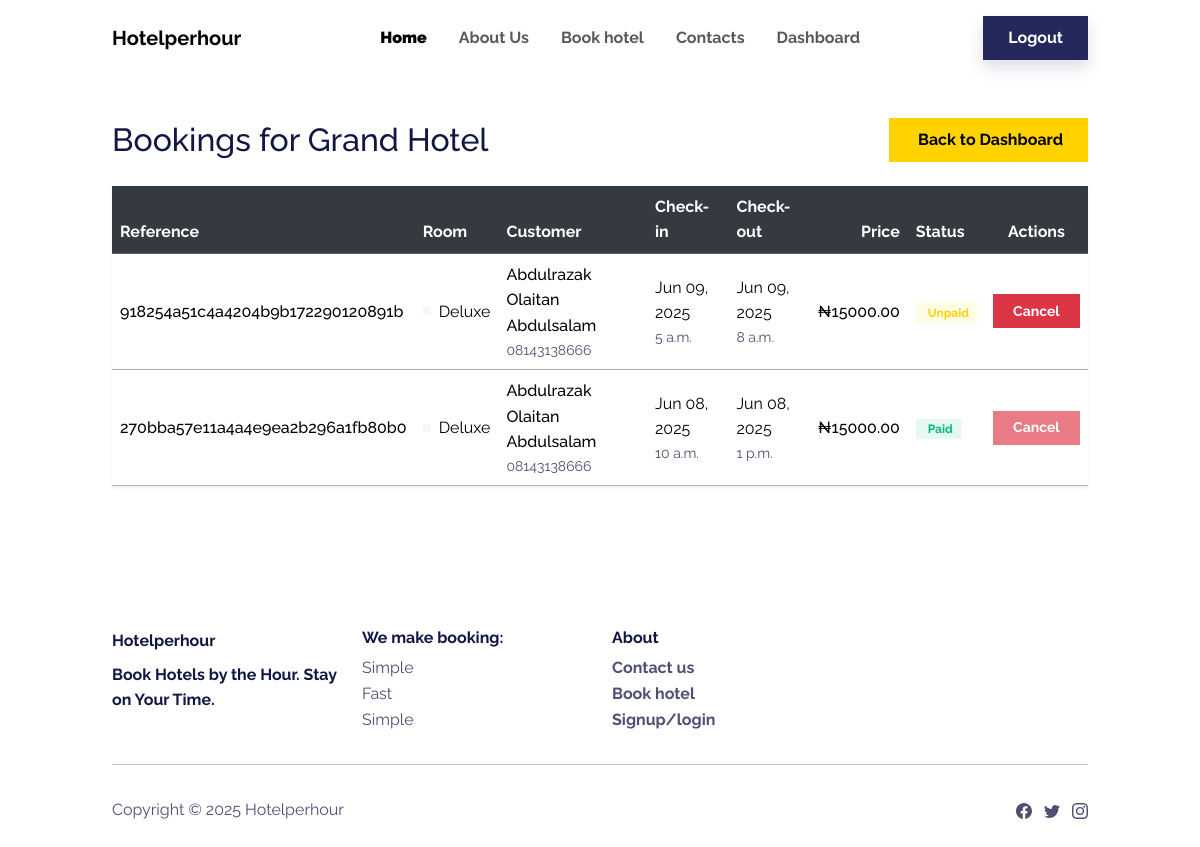
The page /hotels/grand-hotel/bookings/ (signed in) on the database as committed earlier.
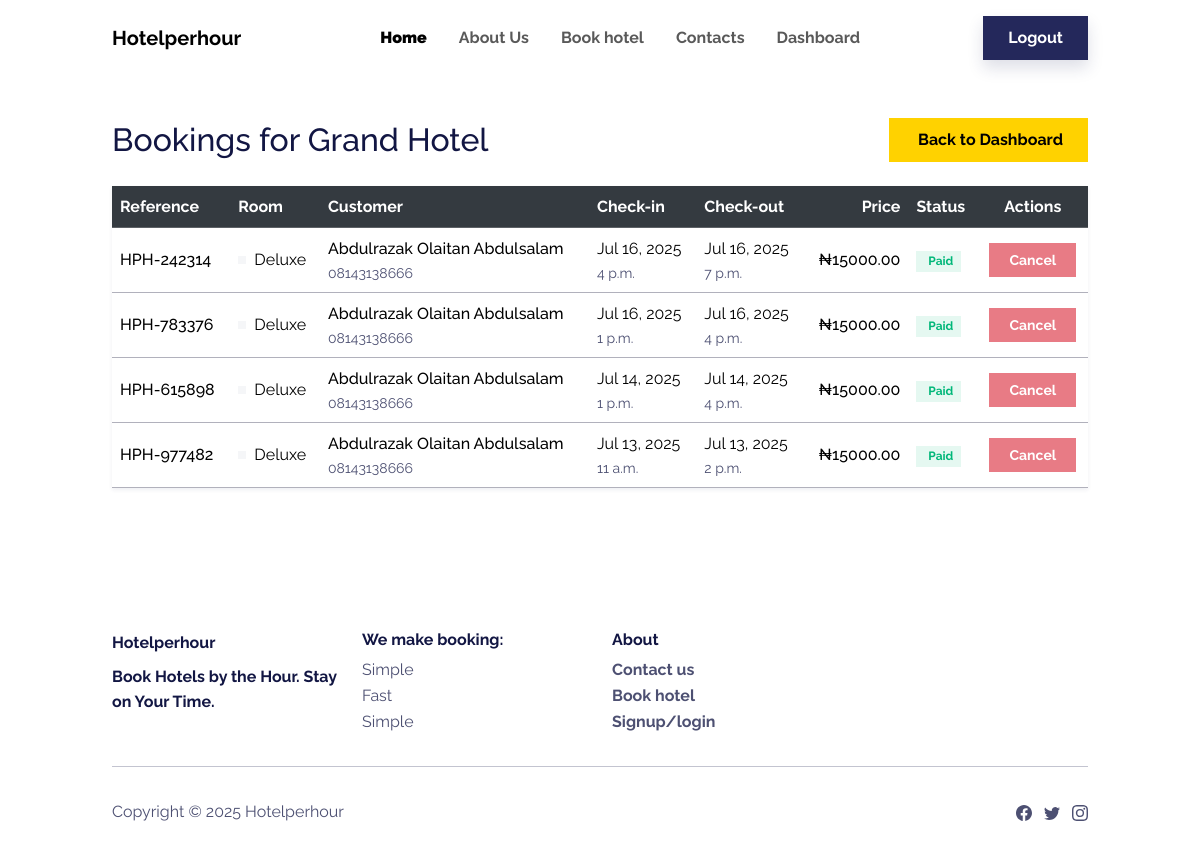
The same page on the database as committed later.
### hotels/models.py (models this page shows, shortened)
class Hotel(models.Model):
    name = models.CharField(max_length=255)
    owner = models.ForeignKey(CustomUser, on_delete=models.CASCADE)
    address = models.CharField(max_length=255)
    hotel_phone = models.CharField(max_length=20, null=True, blank=True)
    hotel_email = models.EmailField(max_length=255, null=True, blank=True)
    description = models.TextField()
    image = models.ImageField(upload_to='hotels/images/', null=True, blank=True, default='images/default_hotel.jpg')
    latitude = models.FloatField(null=True, blank=True)
    longitude = models.FloatField(null=True, blank=True)
    is_approved = models.BooleanField(default=False)
    created_at = models.DateTimeField(auto_now_add=True)
    slug = models.SlugField(unique=True, blank=True)

class Room(models.Model):
    hotel = models.ForeignKey(Hotel, on_delete=models.CASCADE, related_name='rooms')
    room_type = models.CharField(max_length=100)
    price_per_hour = models.DecimalField(max_digits=10, decimal_places=2, validators=[MinValueValidator(0)])
    image = models.ImageField(upload_to='rooms/images/', null=True, blank=True, default='images/default_room.jpg')
    description = models.TextField()
    capacity = models.IntegerField()
    is_available = models.BooleanField(default=True)

### bookings/models.py (models this page shows, shortened)
class Booking(models.Model):
    user = models.ForeignKey(CustomUser, on_delete=models.CASCADE, null=True, blank=True)
    room = models.ForeignKey(Room, on_delete=models.CASCADE)
    check_in = models.DateTimeField()
    check_out = models.DateTimeField()
    total_hours = models.FloatField()
    is_paid = models.BooleanField(default=False)
    payment_reference = models.CharField(max_length=100, blank=True, null=True)
    name = models.CharField(max_length=100)
    email = models.EmailField(max_length=100, blank=True, null=True)
    phone_number = models.CharField(max_length=15)
    created_at = models.DateTimeField(auto_now_add=True)
    booking_reference = models.CharField(max_length=10, unique=True, editable=False)
    total_price = models.DecimalField(max_digits=10, decimal_places=2, default=0.00)
    service_charge = models.DecimalField(max_digits=10, decimal_places=2, default=0.00)
    total_amount = models.DecimalField(max_digits=10, decimal_places=2, default=0.00)
    extras = models.ManyToManyField(ExtraService, blank=True)

### hotels/views.py (the view)
    def wrapper(request, *args, **kwargs):
        if not request.user.is_hotel_owner:
            return redirect('dashboard')
        return view_func(request, *args, **kwargs)

### hotels/views.py (called while the page is built)
def hotel_owner_required(view_func):
    def wrapper(request, *args, **kwargs):
        if not request.user.is_hotel_owner:
            return redirect('dashboard')
        return view_func(request, *args, **kwargs)
    return wrapper

@login_required
@hotel_owner_required
def hotel_bookings(request, slug):
    hotel = get_object_or_404(Hotel, slug=slug, owner=request.user)
    bookings = Booking.objects.filter(room__hotel=hotel).order_by('-check_in')
    paginator = Paginator(bookings, 10)  # 10 bookings per page
    page = request.GET.get('page')
    try:
        bookings_page = paginator.page(page)
    except PageNotAnInteger:
        bookings_page = paginator.page(1)
    except EmptyPage:
        bookings_page = paginator.page(paginator.num_pages)
    query_params = request.GET.copy()
    if 'page' in query_params:
        del query_params['page']
    query_string = urlencode(query_params)
    return render(request, 'hotels/hotel_bookings.html', {'hotel': hotel, 'bookings': bookings_page, 'query_string': query_string})

### templates/hotels/hotel_bookings.html (shortened to what this page needs)
{% extends 'base2.html' %}
{% block content %}
<div class="container mt-5">
    <div class="d-flex justify-content-between align-items-center mb-4">
        <h2 class="mb-0">Bookings for {{ hotel.name }}</h2>
        <a href="{% url 'hotel_dashboard' %}" class="btn btn-secondary">
             Back to Dashboard
        </a>
    </div>
    <div class="card shadow-sm border-0">
        <div class="card-body p-0">
            <div class="table-responsive">
                <table class="table table-hover align-middle mb-0">
                    <thead class="table-dark">
                        <tr>
                            <th>Reference</th>
                            <th>Room</th>
                            <th>Customer</th>
                            <th>Check-in</th>
                            <th>Check-out</th>
                            <th class="text-end">Price</th>
                            <th>Status</th>
                            <th class="text-center">Actions</th>
                        </tr>
                    </thead>
                    <tbody>
                        {% for booking in bookings %}
                        <tr>
                            <td>
                                <span class="fw-medium">{{ booking.booking_reference }}</span>
                            </td>
                            <td>
                                <div class="d-flex align-items-center">
                                    <div class="bg-light rounded-1 p-1 me-2">
                                    </div>
                                    <div>
                                        {{ booking.room.room_type }}
                                    </div>
                                </div>
                            </td>
                            <td>
                                <div class="d-flex flex-column">
                                    <span class="fw-medium">{{ booking.name }}</span>
                                    <small class="text-muted">{{ booking.phone_number }}</small>
                                </div>
                            </td>
                            <td>
                                <div class="d-flex flex-column">
                                    <span>{{ booking.check_in|date:"M d, Y" }}</span>
                                    <small class="text-muted">{{ booking.check_in|time }}</small>
                                </div>
                            </td>
                            <td>
                                <div class="d-flex flex-column">
                                    <span>{{ booking.check_out|date:"M d, Y" }}</span>
                                    <small class="text-muted">{{ booking.check_out|time }}</small>
                                </div>
                            </td>
                            <td class="text-end fw-medium">₦{{ booking.total_price }}</td>
                            <td>
                                {% if booking.is_paid %}
                                <span class="badge bg-success bg-opacity-10 text-success">
                                     Paid
                                </span>
                                {% else %}
                                <span class="badge bg-warning bg-opacity-10 text-warning">
                                     Unpaid
                                </span>
                                {% endif %}
                            </td>
                            <td class="text-center">
                                {% if not booking.is_paid %}
                                <a href="{% url 'confirm_cancel_booking' slug=hotel.slug booking_id=booking.id %}"
       class="btn btn-danger btn-sm">
                                    Cancel
                                </a>
                                {% else %}
                                <button class="btn btn-sm btn-danger" disabled>
                                    Cancel
                                </button>
                                {% endif %}
                            </td>
                        </tr>
                        {% endfor %}
                    </tbody>
                </table>
            </div>
        </div>
    </div>
</div>
{% endblock %}

### templates/base2.html (shortened to what this page needs)
{% load static %}
<!DOCTYPE html>
<html data-bs-theme="light" lang="en">
<head>
    <link rel="stylesheet" href="{% static 'bootstrap/css/bootstrap.min.css' %}">
    <link rel="stylesheet" href="{% static 'css/aos.min.css' %}">
    <link rel="stylesheet" href="{% static 'css/Features-Centered-Icons-icons.css' %}">
</head>
<body>
    <nav class="navbar navbar-expand-md fixed-top navbar-shrink py-3" id="mainNav">
        <div class="container">
            <a class="navbar-brand d-flex align-items-center" href=""><span>Hotelperhour</span></a>
            <div class="collapse navbar-collapse" id="navcol-1">
                <ul class="navbar-nav mx-auto">
                    <li class="nav-item"><a class="nav-link active" href="{% url 'home' %}"><strong>Home</strong></a></li>
                    <li class="nav-item"><a class="nav-link" href="{% url 'about' %}"><strong>About Us</strong></a></li>
                    <li class="nav-item"><a class="nav-link" href="{% url 'hotel_list' %}"><strong>Book hotel</strong></a></li>
                    <li class="nav-item"><a class="nav-link" href="{% url 'contacts' %}"><strong>Contacts</strong></a></li>
                    {% if user.is_authenticated %}
                    <li class="nav-item">
                        <a class="nav-link" href="{% url 'hotel_dashboard' %}"><strong>Dashboard</strong></a>
                    </li>
                    </ul>
                     <a class="btn btn-primary shadow" role="button" href="{% url 'logout' %}">Logout</a>
                {% else %}
                <a class="btn btn-primary shadow" role="button" href="{% url 'login' %}">Register a Hotel</a>
                {% endif %}
            </div>
        </div>
    </nav>
    {% block content %}
    {% endblock %}
    <footer>
        <div class="container py-4 py-lg-5">
            <div class="row row-cols-2 row-cols-md-4">
                <div class="col-12 col-md-3">
                    <div class="fw-bold d-flex align-items-center mb-2"><span>Hotelperhour</span></div>
                    <p class="text-muted"><strong><span style="color: rgb(18, 22, 67);">Book Hotels by the Hour. Stay on Your Time.</span></strong></p>
                </div>
                <div class="col-sm-4 col-md-3 text-lg-start d-flex flex-column">
                    <h3 class="fs-6 fw-bold">We make booking:</h3>
                    <ul class="list-unstyled">
                        <li><a href="#">Simple</a></li>
                        <li><a href="#">Fast</a></li>
                        <li><a href="#">Simple</a></li>
                    </ul>
                </div>
                <div class="col-sm-4 col-md-3 text-lg-start d-flex flex-column">
                    <h3 class="fs-6 fw-bold">About</h3>
                    <ul class="list-unstyled">
                        <li><a href="{% url 'contacts' %}"><strong>Contact us</strong></a></li>
                        <li><a href="{% url 'hotel_list' %}"><strong>Book hotel</strong></a></li>
                        <li><a href="{% url 'login' %}"><strong>Signup/login</strong></a></li>
                    </ul>
                </div>
            </div>
            <hr>
            <div class="text-muted d-flex justify-content-between align-items-center pt-3">
                <p class="mb-0">Copyright © 2025 Hotelperhour</p>
                <ul class="list-inline mb-0">
                    <li class="list-inline-item"></li>
                    <li class="list-inline-item"></li>
                    <li class="list-inline-item"></li>
                </ul>
            </div>
        </div>
    </footer>
</body>
</html>

### templates/base2.html (style rules this page uses)
body { padding-top: 70px; }
footer { padding-top: 70px; }

Rows that differ between the two databases and show on the page:
removed Booking: booking_reference "918254a51c4a4204b9b172290120891b", room.room_type "Deluxe", name "Abdulrazak Olaitan Abdulsalam", phone_number "08143138666", check_in "Jun 09, 2025", check_in "5 a.m.", check_out "Jun 09, 2025", check_out "8 a.m.", total_price "15000.00", is_paid "Unpaid"
removed Booking: booking_reference "270bba57e11a4a4e9ea2b296a1fb80b0", room.room_type "Deluxe", name "Abdulrazak Olaitan Abdulsalam", phone_number "08143138666", check_in "Jun 08, 2025", check_in "10 a.m.", check_out "Jun 08, 2025", check_out "1 p.m.", total_price "15000.00", is_paid "Paid"
added Booking: booking_reference "HPH-242314", room.room_type "Deluxe", name "Abdulrazak Olaitan Abdulsalam", phone_number "08143138666", check_in "Jul 16, 2025", check_in "4 p.m.", check_out "Jul 16, 2025", check_out "7 p.m.", total_price "15000.00", is_paid "Paid"
added Booking: booking_reference "HPH-783376", room.room_type "Deluxe", name "Abdulrazak Olaitan Abdulsalam", phone_number "08143138666", check_in "Jul 16, 2025", check_in "1 p.m.", check_out "Jul 16, 2025", check_out "4 p.m.", total_price "15000.00", is_paid "Paid"
added Booking: booking_reference "HPH-615898", room.room_type "Deluxe", name "Abdulrazak Olaitan Abdulsalam", phone_number "08143138666", check_in "Jul 14, 2025", check_in "1 p.m.", check_out "Jul 14, 2025", check_out "4 p.m.", total_price "15000.00", is_paid "Paid"
added Booking: booking_reference "HPH-977482", room.room_type "Deluxe", name "Abdulrazak Olaitan Abdulsalam", phone_number "08143138666", check_in "Jul 13, 2025", check_in "11 a.m.", check_out "Jul 13, 2025", check_out "2 p.m.", total_price "15000.00", is_paid "Paid"
